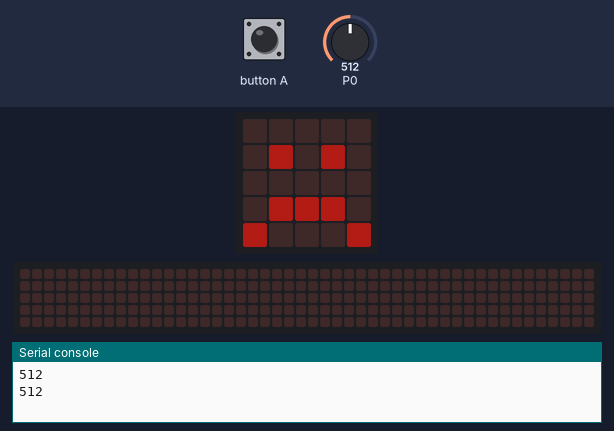
The program below on a simulated BBC micro:bit (MakeCode). Shown: the board's 5×5 LED display, a strip that is not on the board, showing the scrolling text unrolled, the last lines printed to the serial console. The inputs (shaded band) are chosen by the test bench; at power-on: P0 = 512 (analog values on the 0–1023 scale). Dim RGB values are drawn brighter than linear; the 48×5 strip is a reading aid, not a part: it shows the text the display is scrolling, unrolled, one strip-width of it at a time.

Above: at 1.2 s.
1.3 s: button A pressed for 0.75 s
At 1.93 s:
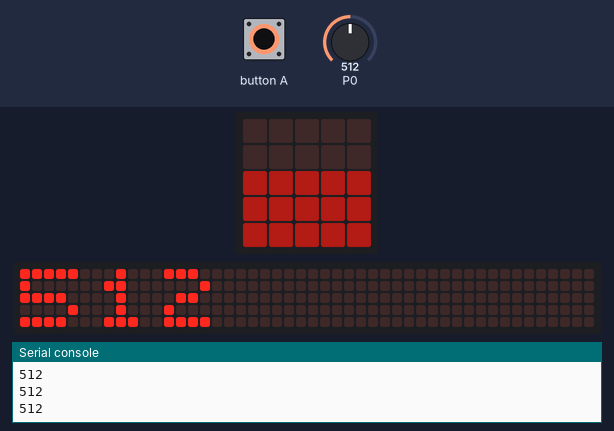
3.8 s: P0 set to 583
7.1 s: P0 set to 616
At 8.1 s:
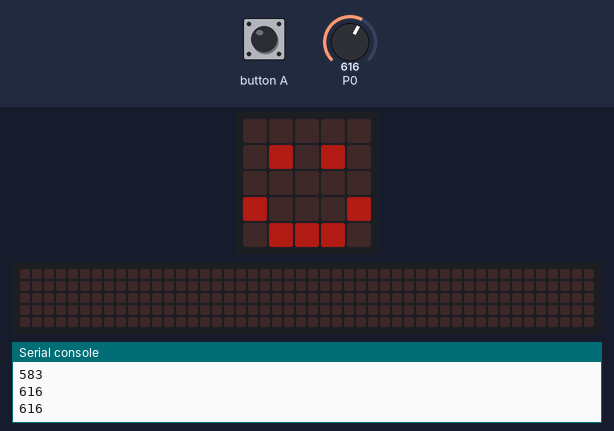
8.8 s: button A pressed for 1 s
At 12.63 s:
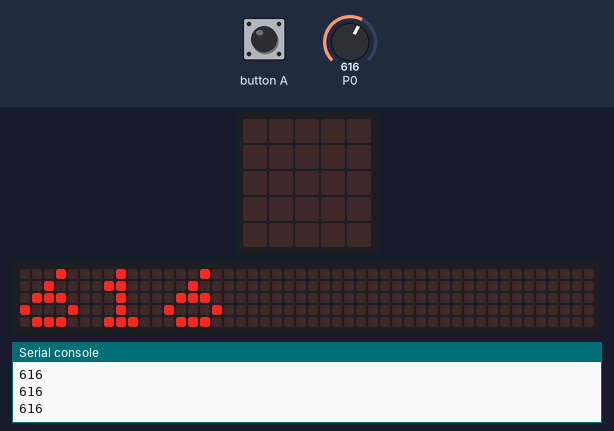
Timing chart, 0 to 14.1 s (numbered marks = the images above; inputs shaded):
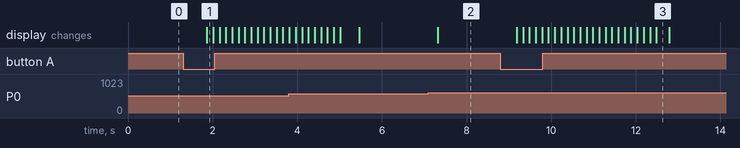

Measured:
- the behaviour switches between 600 and 601 on P0 (found by bisection; images 1 and 2)
- after the input at 1.3 s, the display: changes after 0.56 s (image 1)
- after the input at 7.1 s, the display: changes after 0.22 s (image 2)
- after the input at 8.8 s, the display: first changes after 0.39 s (image 3 shows a later state)

The program:

main.ts
```typescript
let leitura = 0
led.setBrightness(60)
basic.forever(function () {
    pins.analogWritePin(AnalogPin.P0, 1023)
    leitura = pins.analogReadPin(AnalogPin.P0)
    pins.analogWritePin(AnalogPin.P0, 0)
    led.plotBarGraph(
    leitura,
    1023
    )
    if (input.buttonIsPressed(Button.A)) {
        basic.showNumber(leitura)
    }
    if (leitura <= 600) {
        basic.showIcon(IconNames.Sad)
    } else {
        basic.showIcon(IconNames.Happy)
    }
})
```

test.ts
```typescript
// testes vão aqui; isto não será compilado quando este pacote for usado como uma extensão.
```
